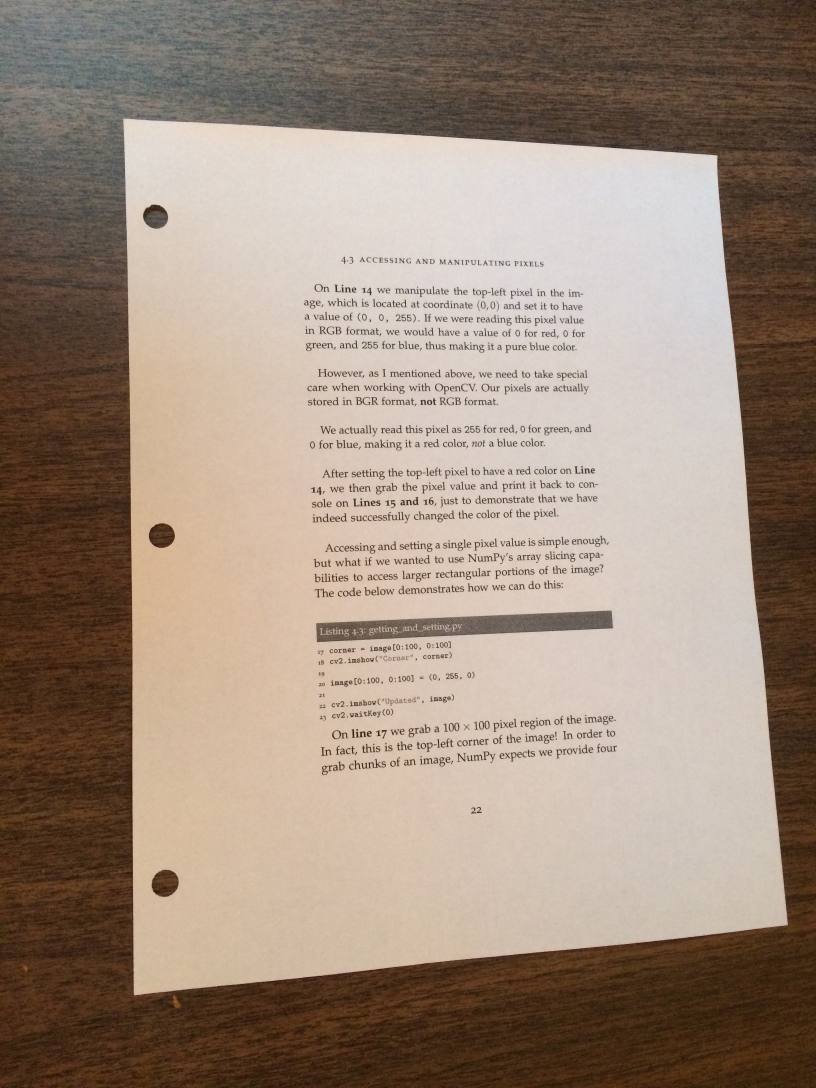
#> input picture page.jpg, 2448 x 3264 px (shown at 1/3 size)
$ python -i crop_morphology.py   (imports and definitions only)   (Python 2 division)   (older library calls are emulated)
#> lines starting #> are read from the running program, lines starting #| are printed output that depends on the picture; after the words box and inside, x2 and y2 are one past the last pixel; in counts of white or black regions, pixels touching at a corner belong together
#!/usr/bin/env python
'''Crop an image to just the portions containing text.
Usage:
    ./crop_morphology.py path/to/image.jpg
This will place the cropped image in path/to/image.crop.png.
For details on the methodology, see
http://www.danvk.org/2015/01/07/finding-blocks-of-text-in-an-image-using-python-opencv-and-numpy.html
'''

import glob
import os
import random
import sys
import random
import math
import json
from collections import defaultdict

import cv2
from PIL import Image, ImageDraw
import numpy as np
from scipy.ndimage.filters import rank_filter


def dilate(ary, N, iterations):
    """Dilate using an NxN '+' sign shape. ary is np.uint8."""
    kernel = np.zeros((N,N), dtype=np.uint8)
    kernel[(N-1)/2,:] = 1
    dilated_image = cv2.dilate(ary / 255, kernel, iterations=iterations)

    kernel = np.zeros((N,N), dtype=np.uint8)
    kernel[:,(N-1)/2] = 1
    dilated_image = cv2.dilate(dilated_image, kernel, iterations=iterations)
    return dilated_image


def props_for_contours(contours, ary):
    """Calculate bounding box & the number of set pixels for each contour."""
    c_info = []
    for c in contours:
        x,y,w,h = cv2.boundingRect(c)
        c_im = np.zeros(ary.shape)
        cv2.drawContours(c_im, [c], 0, 255, -1)
        c_info.append({
            'x1': x,
            'y1': y,
            'x2': x + w - 1,
            'y2': y + h - 1,
            'sum': np.sum(ary * (c_im > 0))/255
        })
    return c_info


def union_crops(crop1, crop2):
    """Union two (x1, y1, x2, y2) rects."""
    x11, y11, x21, y21 = crop1
    x12, y12, x22, y22 = crop2
    return min(x11, x12), min(y11, y12), max(x21, x22), max(y21, y22)


def intersect_crops(crop1, crop2):
    x11, y11, x21, y21 = crop1
    x12, y12, x22, y22 = crop2
    return max(x11, x12), max(y11, y12), min(x21, x22), min(y21, y22)


def crop_area(crop):
    x1, y1, x2, y2 = crop
    return max(0, x2 - x1) * max(0, y2 - y1)


def find_border_components(contours, ary):
    borders = []
    area = ary.shape[0] * ary.shape[1]
    for i, c in enumerate(contours):
        x,y,w,h = cv2.boundingRect(c)
        if w * h > 0.5 * area:
            borders.append((i, x, y, x + w - 1, y + h - 1))
    return borders


def angle_from_right(deg):
    return min(deg % 90, 90 - (deg % 90))


def remove_border(contour, ary):
    """Remove everything outside a border contour."""
    # Use a rotated rectangle (should be a good approximation of a border).
    # If it's far from a right angle, it's probably two sides of a border and
    # we should use the bounding box instead.
    c_im = np.zeros(ary.shape)
    r = cv2.minAreaRect(contour)
    degs = r[2]
    # print 'remove_border() degs:%s; contour:%s' % (degs, contour)
    if angle_from_right(degs) <= 10.0:
        box = cv2.cv.BoxPoints(r)
        box = np.int0(box)
        cv2.drawContours(c_im, [box], 0, 255, -1)
        cv2.drawContours(c_im, [box], 0, 0, 4)
    else:
        x1, y1, x2, y2 = cv2.boundingRect(contour)
        cv2.rectangle(c_im, (x1, y1), (x2, y2), 255, -1)
        cv2.rectangle(c_im, (x1, y1), (x2, y2), 0, 4)
    print 'remove_border() np.minimum(%s, %s)' % (c_im, ary)
    return np.minimum(c_im, ary)


def find_components(edges, max_components=16):
    """Dilate the image until there are just a few connected components.
    Returns contours for these components."""
    # Perform increasingly aggressive dilation until there are just a few
    # connected components.
    count = 21
    dilation = 5
    n = 1
    while count > 16:
        n += 1
        dilated_image = dilate(edges, N=3, iterations=n)
        image_tmp, contours, hierarchy = cv2.findContours(dilated_image, cv2.RETR_TREE, cv2.CHAIN_APPROX_SIMPLE)
        count = len(contours)
    #print dilation
    #Image.fromarray(edges).show()
    #Image.fromarray(255 * dilated_image).show()
    return contours


def find_optimal_components_subset(contours, edges):
    """Find a crop which strikes a good balance of coverage/compactness.
    Returns an (x1, y1, x2, y2) tuple.
    """
    c_info = props_for_contours(contours, edges)
    c_info.sort(key=lambda x: -x['sum'])
    total = np.sum(edges) / 255
    area = edges.shape[0] * edges.shape[1]

    c = c_info[0]
    del c_info[0]
    this_crop = c['x1'], c['y1'], c['x2'], c['y2']
    crop = this_crop
    covered_sum = c['sum']

    while covered_sum < total:
        changed = False
        recall = 1.0 * covered_sum / total
        prec = 1 - 1.0 * crop_area(crop) / area
        f1 = 2 * (prec * recall / (prec + recall))
        # print '----'
        for i, c in enumerate(c_info):
            this_crop = c['x1'], c['y1'], c['x2'], c['y2']
            new_crop = union_crops(crop, this_crop)
            new_sum = covered_sum + c['sum']
            new_recall = 1.0 * new_sum / total
            new_prec = 1 - 1.0 * crop_area(new_crop) / area
            new_f1 = 2 * new_prec * new_recall / (new_prec + new_recall)

            # Add this crop if it improves f1 score,
            # _or_ it adds 25% of the remaining pixels for <15% crop expansion.
            # ^^^ very ad-hoc! make this smoother
            remaining_frac = c['sum'] / (total - covered_sum)
            new_area_frac = 1.0 * crop_area(new_crop) / crop_area(crop) - 1
            if new_f1 > f1 or (
                    remaining_frac > 0.25 and new_area_frac < 0.15):
                print '%d %s -> %s / %s (%s), %s -> %s / %s (%s), %s -> %s' % (
                        i, covered_sum, new_sum, total, remaining_frac,
                        crop_area(crop), crop_area(new_crop), area, new_area_frac,
                        f1, new_f1)
                crop = new_crop
                covered_sum = new_sum
                del c_info[i]
                changed = True
                break

        if not changed:
            break

    return crop


def pad_crop(crop, contours, edges, border_contour, pad_px=15):
    """Slightly expand the crop to get full contours.
    This will expand to include any contours it currently intersects, but will
    not expand past a border.
    """
    bx1, by1, bx2, by2 = 0, 0, edges.shape[0], edges.shape[1]
    if border_contour is not None and len(border_contour) > 0:
        c = props_for_contours([border_contour], edges)[0]
        bx1, by1, bx2, by2 = c['x1'] + 5, c['y1'] + 5, c['x2'] - 5, c['y2'] - 5

    def crop_in_border(crop):
        x1, y1, x2, y2 = crop
        x1 = max(x1 - pad_px, bx1)
        y1 = max(y1 - pad_px, by1)
        x2 = min(x2 + pad_px, bx2)
        y2 = min(y2 + pad_px, by2)
        return crop

    crop = crop_in_border(crop)

    c_info = props_for_contours(contours, edges)
    changed = False
    for c in c_info:
        this_crop = c['x1'], c['y1'], c['x2'], c['y2']
        this_area = crop_area(this_crop)
        int_area = crop_area(intersect_crops(crop, this_crop))
        new_crop = crop_in_border(union_crops(crop, this_crop))
        if 0 < int_area < this_area and crop != new_crop:
            print '%s -> %s' % (str(crop), str(new_crop))
            changed = True
            crop = new_crop

    if changed:
        return pad_crop(crop, contours, edges, border_contour, pad_px)
    else:
        return crop


def downscale_image(im, max_dim=2048):
    """Shrink im until its longest dimension is <= max_dim.
    Returns new_image, scale (where scale <= 1).
    """
    a, b = im.size
    if max(a, b) <= max_dim:
        return 1.0, im

    scale = 1.0 * max_dim / max(a, b)
    new_im = im.resize((int(a * scale), int(b * scale)), Image.ANTIALIAS)
    return scale, new_im


def process_image(path, out_path):
#> called with path = 'page.jpg', out_path = 'out.png'
    orig_im = Image.open(path)
#> orig_im is the input picture: PIL image 2448x3264 RGB; mean R, G, B 156.7, 138.6, 123.7
    scale, im = downscale_image(orig_im)
#> scale = 0.627

    edges = cv2.Canny(np.asarray(im), 100, 200)
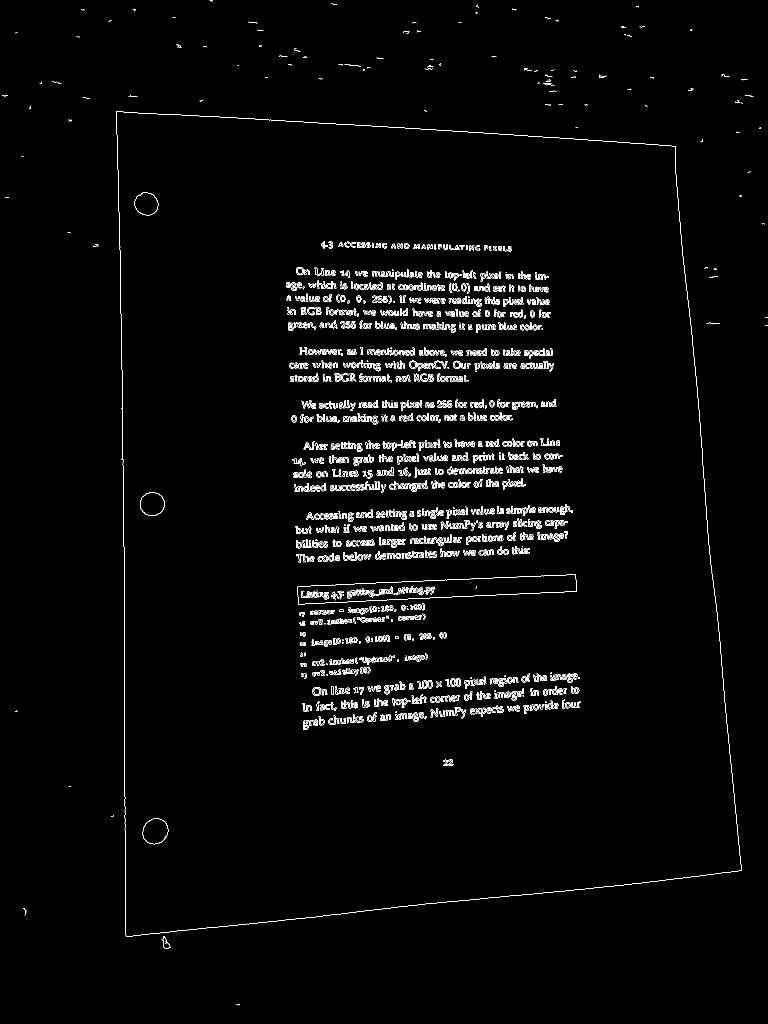
#> edges: shape (2048, 1536) (shown at 1/2 size); 2% white in thin lines or dots


    # TODO: dilate image _before_ finding a border. This is crazy sensitive!
    image_tmp, contours, hierarchy = cv2.findContours(edges, cv2.RETR_TREE, cv2.CHAIN_APPROX_SIMPLE)
#> contours = 3360 contours, 2138 with area under 20; largest, box (x1, y1, x2, y2) and area: (232, 223, 1483, 1874) 1816644, (232, 223, 1483, 1874) 1816642, (595, 1149, 1154, 1209) 19256, (595, 1149, 1154, 1209) 19252, (285, 1637, 337, 1689) 2036

    borders = find_border_components(contours, edges)
#> the loop in find_border_components, `for i, c in enumerate(contours):` made 3360 passes
#> (x, y, w, h) on passes 1 to 3: (473, 2008, 7, 3), (323, 1872, 18, 26), (325, 1875, 16, 23)
#> after the loop in find_border_components, `for i, c in enumerate(contours):`: borders = [(26, 232, 223, 1482, 1873), (27, 232, 223, 1482, 1873)]

    borders.sort(key=lambda (i, x1, y1, x2, y2): (x2 - x1) * (y2 - y1))

    border_contour = None
    print 'sort ... path: %s; borders:%s' % (path, borders)
#> (printed output is left out)
    if len(borders):
        border_contour = contours[borders[0][0]]
#> border_contour = contour of 866 points, box (x1, y1, x2, y2) (232, 223, 1483, 1874), area 1816644
        # print 'border_contour:%s -> %s' % (border_contour, out_path)
        edges = remove_border(border_contour, edges)
#> in remove_border, `r = cv2.minAreaRect(contour)`: r = ((857.6, 1040.9), (1232.8, 1650.2), -0.659)
#> in remove_border, `degs = r[2]`: degs = -0.659
#> in remove_border, `box = cv2.cv.BoxPoints(r)`: box = ((250.7, 1873.1), (231.8, 223), (1464.5, 208.8), (1483.5, 1858.9))
#> in remove_border, `box = np.int0(box)`: box = [[250, 1873], [231, 223], [1464, 208], [1483, 1858]]
#> (printed output is left out)
    print 'edge ... %s -> %s' % (path, out_path)

    edges = 255 * (edges > 0).astype(np.uint8)
#> edges: shape (2048, 1536); 1.9% white in thin lines or dots, all inside (x1, y1, x2, y2) = (235, 221, 1480, 1871)

    # Remove ~1px borders using a rank filter.
    maxed_rows = rank_filter(edges, -4, size=(1, 20))
#> maxed_rows: shape (2048, 1536); 4.7% white; 179 white regions (107 under 20 px), largest, box (x1, y1, x2, y2) and area: (601, 1403, 1167, 1460) 6814, (623, 1347, 1162, 1392) 6741, (610, 1013, 1151, 1043) 6410
    maxed_cols = rank_filter(edges, -4, size=(20, 1))
#> maxed_cols: shape (2048, 1536); 4.3% white; 1996 white regions (395 under 20 px), largest, box (x1, y1, x2, y2) and area: (1350, 286, 1479, 1707) 3085, (235, 300, 250, 1576) 1536, (987, 567, 1007, 666) 876
    debordered = np.minimum(np.minimum(edges, maxed_rows), maxed_cols)
#> debordered: shape (2048, 1536); 1.3% white in thin lines or dots, all inside (x1, y1, x2, y2) = (572, 292, 1351, 1532)
    edges = debordered
    print 'find_comp ... %s -> %s' % (path, out_path)
    contours = find_components(edges)
#> the loop in find_components, `while count > 16:` made 11 passes
#> count on passes 1 to 8: 371, 264, 157, 78, 97, 105, 93, 22
#> after the loop in find_components, `while count > 16:`:
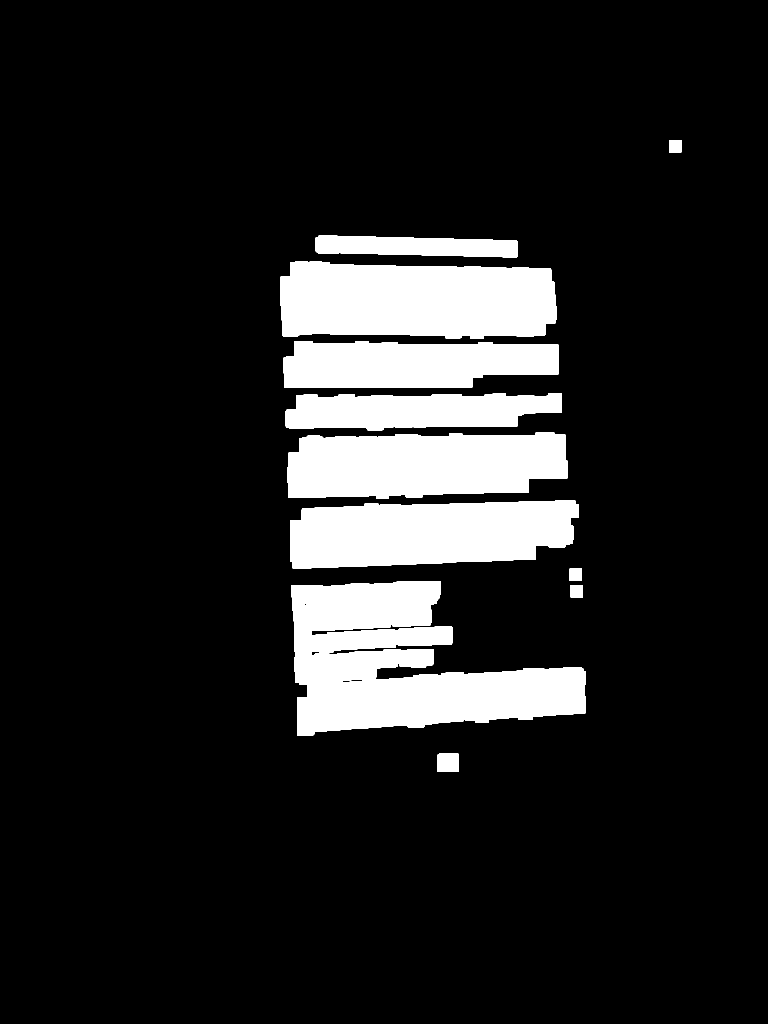
#> dilated_image: shape (2048, 1536) (shown at 1/2 size); values 0 (black) and 1 (white), 12.9% white; 11 white regions
#> after the loop in find_components, `while count > 16:`: n = 12
#> contours = 14 contours; largest, box (x1, y1, x2, y2) and area: (583, 1162, 1171, 1472) 105044, (560, 522, 1113, 677) 75168, (580, 1001, 1158, 1137) 64651, (575, 865, 1136, 997) 63116, (567, 682, 1118, 776) 43072
    if len(contours) == 0:
        print '%s -> (no text!)' % path
        return
    print 'find_optim ... %s -> %s' % (path, out_path)
    crop = find_optimal_components_subset(contours, edges)
#> the loop in props_for_contours, `for c in contours:` made 14 passes
#> (x, y, w, h) on passes 1, 3, 4, 5, 6, 8, 9, 10: (875, 1507, 43, 37), (583, 1162, 588, 310), (685, 1358, 59, 7), (608, 1206, 29, 6), (715, 1202, 13, 4), (580, 1001, 578, 136), (575, 865, 561, 132), (571, 787, 553, 74)
#> after the loop in props_for_contours, `for c in contours:`:
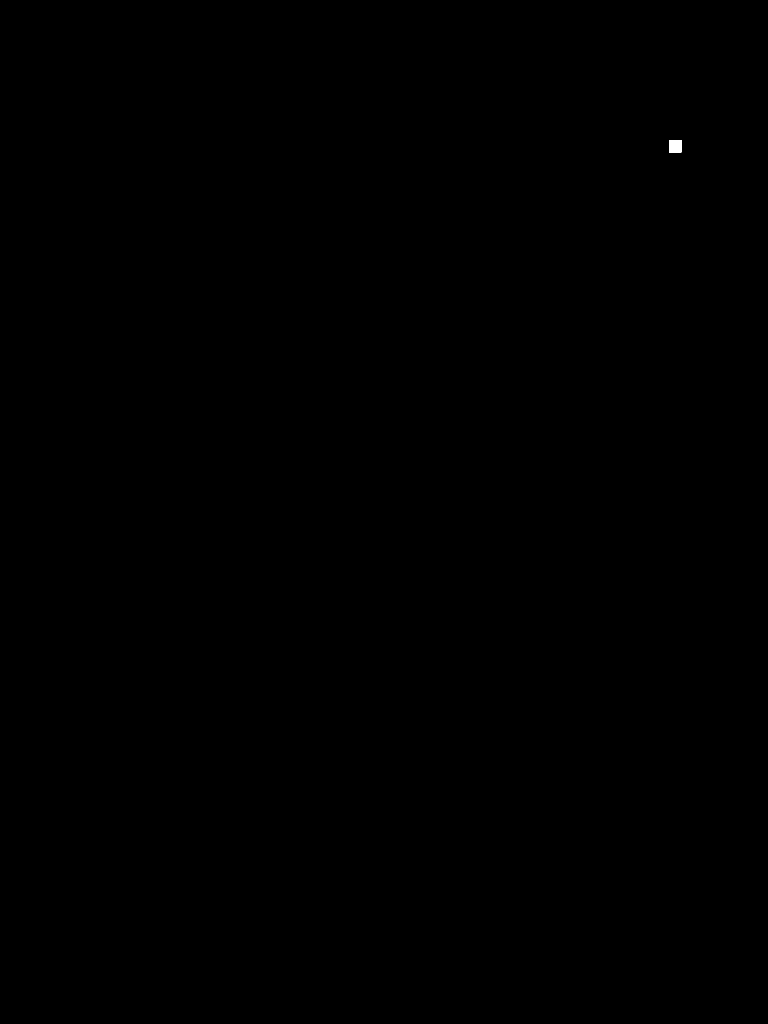
#> c_im: shape (2048, 1536) float64 (shown at 1/2 size); 0.02% white; 1 white region, box (x1, y1, x2, y2) and area: (1338, 280, 1363, 305) 625
#> after the loop in props_for_contours, `for c in contours:`: c_info = 14 items
#> in find_optimal_components_subset, `total = np.sum(edges) / 255`: total = 40736
#> in find_optimal_components_subset, `area = edges.shape[0] * edges.shape[1]`: area = 3145728
#> in find_optimal_components_subset, `c = c_info[0]`: c = {'x1': 583, 'y1': 1162, 'x2': 1170, 'y2': 1471, 'sum': 9719}
#> in find_optimal_components_subset, `this_crop = c['x1'], c['y1'], c['x2'], c['y2']`: this_crop = (583, 1162, 1170, 1471)
#> in find_optimal_components_subset, `covered_sum = c['sum']`: covered_sum = 9719
#> the loop in find_optimal_components_subset, `while covered_sum < total:` made 10 passes
#> (recall, prec, f1) on passes 1 to 8: (0.239, 0.942, 0.381), (0.434, 0.816, 0.567), (0.618, 0.816, 0.703), (0.785, 0.816, 0.8), (0.895, 0.816, 0.854), (0.975, 0.816, 0.888), (0.998, 0.806, 0.892), (1, 0.792, 0.884)
#> (printed output is left out)
    crop = pad_crop(crop, contours, edges, border_contour)
#> the loop in props_for_contours (call 2), `for c in contours:` made 1 pass
#> after the loop in props_for_contours (call 2), `for c in contours:`:
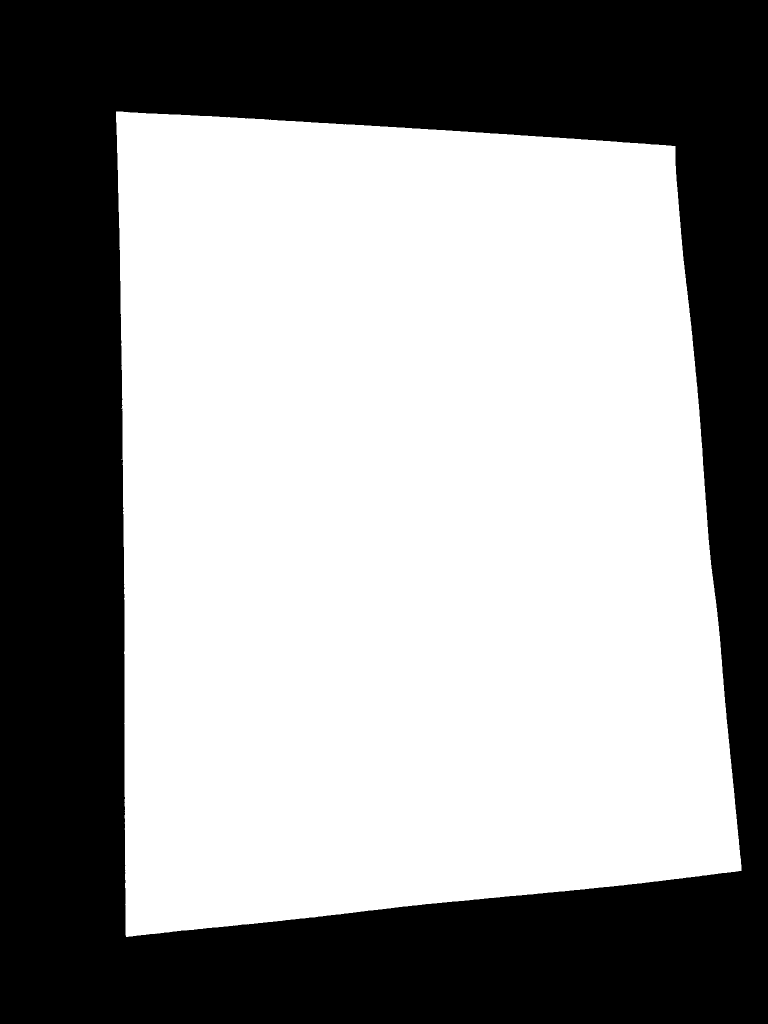
#> c_im: shape (2048, 1536) float64 (shown at 1/2 size); 57.8% white; 1 black region, box (x1, y1, x2, y2) and area: (0, 0, 1536, 2048) 1326354
#> the loop in pad_crop, `for c in c_info:` made 14 passes
#> c on passes 1 to 7: {'x1': 875, 'y1': 1507, 'x2': 917, 'y2': 1543, 'sum': 79}, {'x1': 1141, 'y1': 1170, 'x2': 1165, 'y2': 1194, 'sum': 1}, {'x1': 583, 'y1': 1162, 'x2': 1170, 'y2': 1471, 'sum': 9719}, {'x1': 685, 'y1': 1358, 'x2': 743, 'y2': 1364, 'sum': 0}, {'x1': 608, 'y1': 1206, 'x2': 636, 'y2': 1211, 'sum': 0}, {'x1': 715, 'y1': 1202, 'x2': 727, 'y2': 1205, 'sum': 0}, {'x1': 1139, 'y1': 1137, 'x2': 1163, 'y2': 1161, 'sum': 1}

    crop = [int(x / scale) for x in crop]  # upscale to the original image size.

    # [10 lines of commented-out code are left out]
    text_im = orig_im.crop(crop)
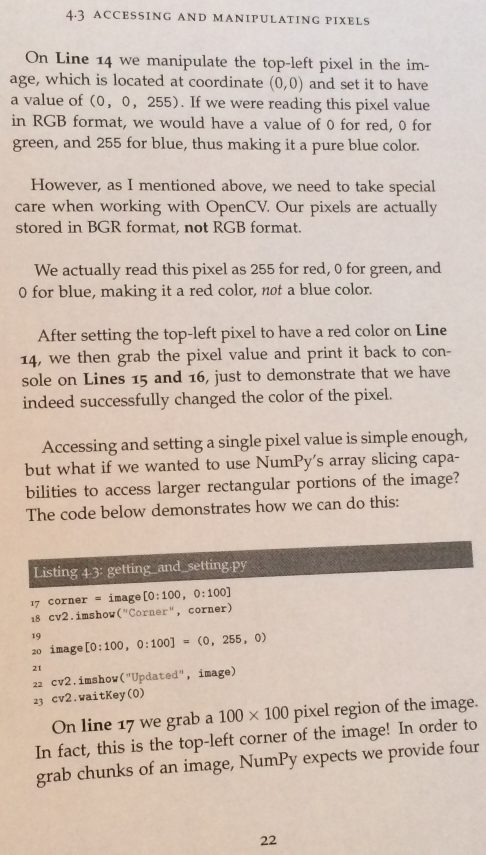
#> text_im: PIL image 972x1709 RGB (shown at 1/2 size); mean R, G, B 205.9, 190.4, 178.6
    text_im.save(out_path)
    print '%s -> %s' % (path, out_path)


# [15 lines not run here, left out]

>>> result = process_image('page.jpg', 'out.png')
